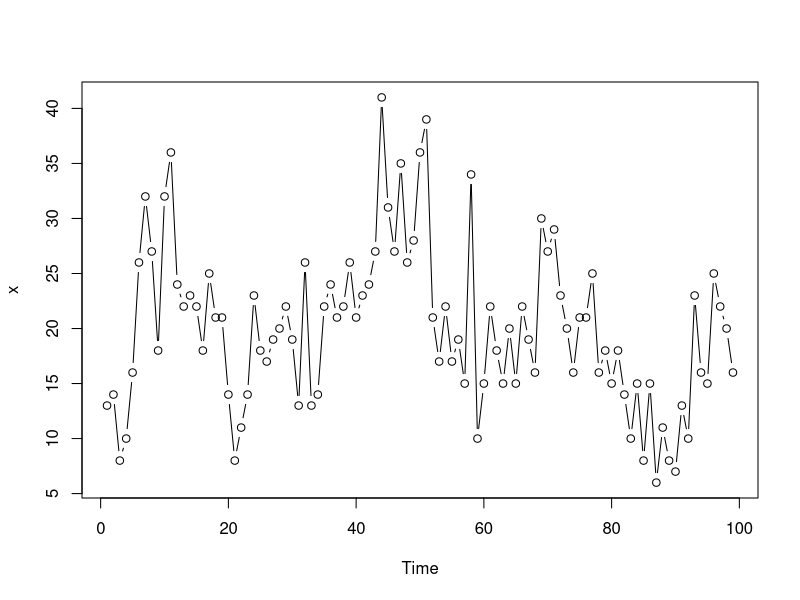

Source code (R): (Note: this script raises an error after producing the figure.)
## ---- chunk 1
knitr::opts_chunk$set(echo = TRUE, warning = FALSE, message = FALSE)
## ---- chunk 2

list.of.packages <- c("astsa", "nlme", "lmtest", "forecast", "tidyverse", "here")
new.packages <- list.of.packages[!(list.of.packages %in% installed.packages()[,"Package"])]
if(length(new.packages)) install.packages(new.packages)
#loads:
lapply(list.of.packages, require, character.only = TRUE)

#package conflicts:
filter = stats::filter
lag = stats::lag

#use these for dplyr
Lag <- dplyr::lag     
Filter <- dplyr::filter 
## ---- chunk 3

x = scan("quakes.dat")

# tell R that x is a time series
x = ts(x)                  

plot(x, type="b")        

# to begin to determine whether an AR(1) might work, plot values against lag 1 values
lag1.plot(x,1)  
# there is a moderately strong positive linear association so an AR(1) model might be a useful model

#sample ACF of the series:
(sample_acf <- acf(x, xlim = c(1,19)))      # plots the ACF of x for lags 1 to 19
# 
# The sample autocorrelations taper, although not as fast as they should for an AR(1)
# Theoretically the lag 2 autocorrelation for an AR(1) = squared value of lag 1 autocorrelation
# Here, the observed lag 2 autocorrelation = .418884, greater than the squared value of the first lag autocorrelation (.5417332= 0.293). 
# However, we'll see an AR(1) model for the data looks ok. The sample ACF will rarely fit a perfect theoretical pattern.


xlag1 = stats::lag(x,-1)           # creates a lag 1 of x variable
y = cbind(x,xlag1)                 # bind variable with lags
ar1fit = lm(y[,1]~y[,2])           # does regression, stores results object named ar1fit
summary(ar1fit)                    # regression results
# interp:
# lag1 slope coefficient is significantly different from 0, indicating a helpful predictor
# R-squared of 29.7% is weak, so model won't yield great predictions

plot(ar1fit$fit, ar1fit$residuals)    # plot of residuals versus fits - fine

#assess residuals:

# ACF of model residuals of AR(1) model:
acf(ar1fit$residuals, xlim=c(1,18))  # ACF of the residuals for lags 1 to 18 - fine

ggtsdisplay(residuals(ar1fit))

# check for normality
shapiro.test(resid(ar1fit))
# p > 0.05, so distribution is fine

# check for homoscedasticity (is error term constant across observations?)
bptest(ar1fit)
# p > 0.05, so no evidence of heteroscedasticity/assumption of  homoscedasticity holds

# check for autocorrelation in residuals
Box.test(residuals(ar1fit), lag = 2, type = "Ljung-Box")
# p > 0.05, so residuals are independent

